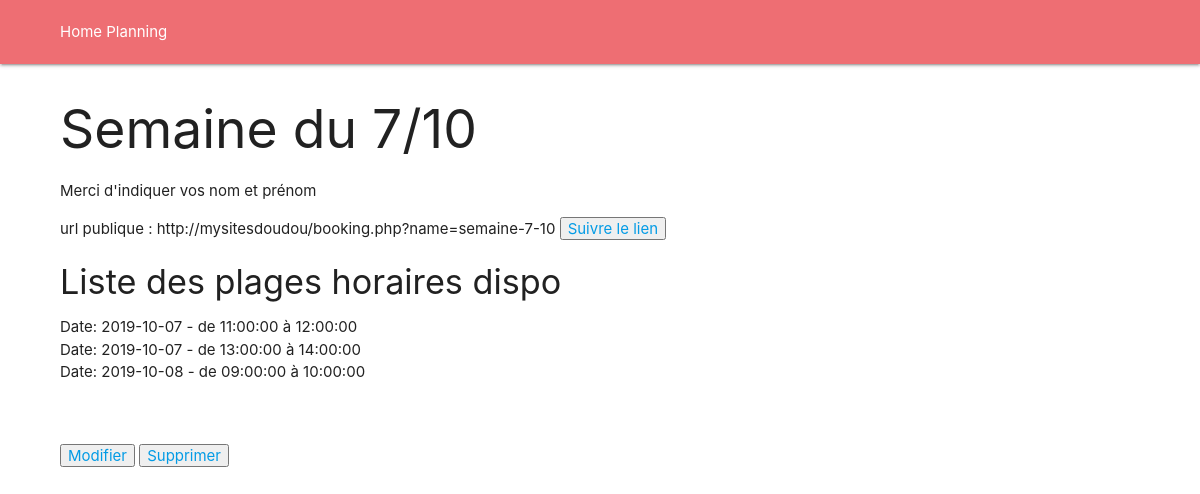
/show.php?id=1, run on the app's committed database.
### tables this page shows
CREATE TABLE `planning` (
  `id` int(11) NOT NULL,
  `name` varchar(255) DEFAULT NULL,
  `description` varchar(255) DEFAULT NULL,
  `public_link` varchar(255) DEFAULT NULL,
  `is_multiple_users` int(2) DEFAULT NULL,
  `user_id` int(2) NOT NULL
);

CREATE TABLE `time_slot` (
  `id` int(11) NOT NULL,
  `name` varchar(90) DEFAULT NULL,
  `description` varchar(90) DEFAULT NULL,
  `date_available` date DEFAULT NULL,
  `time_start` time DEFAULT NULL,
  `time_end` time DEFAULT NULL,
  `is_booked` int(2) NOT NULL DEFAULT 0,
  `planning_id` int(11) NOT NULL
);

### show.php (the view, shortened to what this page needs)
<!DOCTYPE html>
<html lang="fr">
<head>
    <link rel="stylesheet" href="https://cdnjs.cloudflare.com/ajax/libs/materialize/1.0.0/css/materialize.min.css">
    <link rel="stylesheet" href="style.css"/>
</head>
<body>
  <header>
      <nav>
          <a href="index.php">Home</a>
          <a href="#">Planning</a>
      </nav>
  </header>
  <div id="mainContent">
    <section>
      <?php
      try {
        $bdd = new PDO('mysql:host=localhost;dbname=doudou;charset=utf8', 'root', 'root');
      } catch(PDOException $e) {
        die($e->getMessage());
      }
      $query = "SELECT * FROM planning WHERE id = :id";
      $stmt = $bdd->prepare ($query);
      $stmt -> bindValue(':id', $_GET['id']);
      $stmt -> execute();
      $planning = $stmt->fetch(PDO::FETCH_ASSOC);
      ;?>
      <article>
        <h2><?php echo $planning['name'];?></h2>
        <p><?php echo $planning['description'];?></p>
        url publique : http://mysitesdoudou/booking.php?name=<?php echo $planning['public_link'];?>
        <button class"btn">
          <a href="http://mysitesdoudou/booking.php?name=<?php echo $planning['public_link'];?>" target="_blank">
            Suivre le lien
          </a>
        </button>
      </article>
      <h4>Liste des plages horaires dispo</h4>
      <?php
      try {
        $bdd = new PDO('mysql:host=localhost;dbname=doudou;charset=utf8', 'root', 'root');
      } catch(PDOException $e) {
        die($e->getMessage());
      }
      $query = "SELECT * FROM time_slot WHERE planning_id = :id";
      $stmt = $bdd->prepare ($query);
      $stmt -> bindValue(':id', $_GET['id']);
      $stmt -> execute();
      $timeSlots = $stmt->fetchAll(PDO::FETCH_ASSOC);
      echo '<ul>';
      foreach($timeSlots as $timeSlot) {
        echo '<li>Date: '.$timeSlot['date_available'].' - de '.$timeSlot['time_start'].' à '.$timeSlot['time_end'].'</li>';
      }
      echo '</ul>';
      ;?>
      <br/><br/>
      <button class"btn">
        <a href="http://mysitesdoudou/edit.php?id=<?php echo $planning['id'];?>" target="_blank">
          Modifier
        </a>
      </button>
      <button class"btn">
        <a href="http://mysitesdoudou/delete.php?id=<?php echo $planning['id'];?>" target="_blank">
          Supprimer
        </a>
      </button>
    </section>
  </div>
</body>
</html>

### style.css (style rules this page uses)
nav { padding-left: 5%; padding-right: 5% }
#mainContent { margin: 0 auto; width: 90% }

### data on the page
planning: name "Semaine du 7/10", description "Merci d'indiquer vos nom et prénom", public_link "semaine-7-10"
time_slot: date_available "2019-10-07", time_start "11:00:00", time_end "12:00:00"
time_slot: date_available "2019-10-07", time_start "13:00:00", time_end "14:00:00"
time_slot: date_available "2019-10-08", time_start "09:00:00", time_end "10:00:00"
